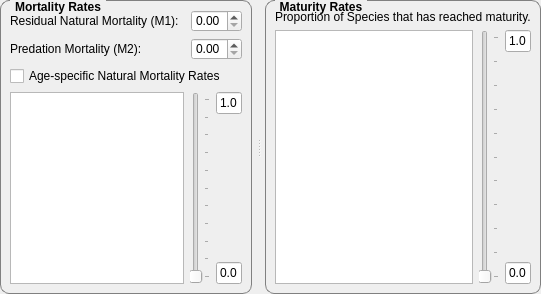
     <widget class="QSplitter" name="SSVPA_Tab4_MortalityMaturitySplitter">
      <property name="sizePolicy">
       <sizepolicy hsizetype="Expanding" vsizetype="Expanding">
        <horstretch>0</horstretch>
        <verstretch>0</verstretch>
       </sizepolicy>
      </property>
      <property name="orientation">
       <enum>Qt::Horizontal</enum>
      </property>
      <property name="handleWidth">
       <number>13</number>
      </property>
      <property name="childrenCollapsible">
       <bool>false</bool>
      </property>
      <widget class="QGroupBox" name="SSVPAMortalityRatesGB">
       <property name="sizePolicy">
        <sizepolicy hsizetype="Expanding" vsizetype="Expanding">
         <horstretch>0</horstretch>
         <verstretch>0</verstretch>
        </sizepolicy>
       </property>
       <property name="styleSheet">
        <string notr="true">

QGroupBox {
    border: 1px solid gray;
    border-radius: 9px;
    margin-top: 0.5em;
    font-weight: bold;
}

QGroupBox::title {
    subcontrol-origin: margin;
    left: 10px;
    padding: 0 3px 0 3px;
}</string>
       </property>
       <property name="title">
        <string>Mortality Rates</string>
       </property>
       <layout class="QVBoxLayout" name="verticalLayout_10">
        <item>
         <layout class="QHBoxLayout" name="horizontalLayout_6">
          <item>
           <widget class="QLabel" name="ResidualNaturalMortalityLBL">
            <property name="sizePolicy">
             <sizepolicy hsizetype="Fixed" vsizetype="Preferred">
              <horstretch>0</horstretch>
              <verstretch>0</verstretch>
             </sizepolicy>
            </property>
            <property name="minimumSize">
             <size>
              <width>175</width>
              <height>0</height>
             </size>
            </property>
            <property name="maximumSize">
             <size>
              <width>175</width>
              <height>16777215</height>
             </size>
            </property>
            <property name="text">
             <string>Residual Natural Mortality (M1):</string>
            </property>
           </widget>
          </item>
          <item>
           <widget class="QDoubleSpinBox" name="ResidualNaturalMortalityDSB">
            <property name="toolTip">
             <string>The rate of species removal due to natural causes.</string>
            </property>
            <property name="statusTip">
             <string>The rate of species removal due to natural causes.</string>
            </property>
            <property name="maximum">
             <double>1.000000000000000</double>
            </property>
            <property name="singleStep">
             <double>0.010000000000000</double>
            </property>
           </widget>
          </item>
          <item>
           <spacer name="horizontalSpacer_6">
            <property name="orientation">
             <enum>Qt::Horizontal</enum>
            </property>
            <property name="sizeType">
             <enum>QSizePolicy::Expanding</enum>
            </property>
            <property name="sizeHint" stdset="0">
             <size>
              <width>40</width>
              <height>20</height>
             </size>
            </property>
           </spacer>
          </item>
         </layout>
        </item>
        <item>
         <layout class="QHBoxLayout" name="horizontalLayout_98">
          <item>
           <widget class="QLabel" name="PredationMortalityLBL">
            <property name="sizePolicy">
             <sizepolicy hsizetype="Fixed" vsizetype="Preferred">
              <horstretch>0</horstretch>
              <verstretch>0</verstretch>
             </sizepolicy>
            </property>
            <property name="minimumSize">
             <size>
              <width>175</width>
              <height>0</height>
             </size>
            </property>
            <property name="maximumSize">
             <size>
              <width>175</width>
              <height>16777215</height>
             </size>
            </property>
            <property name="text">
             <string>Predation Mortality (M2):</string>
            </property>
           </widget>
          </item>
          <item>
           <widget class="QDoubleSpinBox" name="PredationMortalityDSB">
            <property name="toolTip">
             <string>The rate of species removal due to predators.</string>
            </property>
            <property name="statusTip">
             <string>The rate of species removal due to predators.</string>
            </property>
            <property name="maximum">
             <double>1.000000000000000</double>
            </property>
            <property name="singleStep">
             <double>0.010000000000000</double>
            </property>
           </widget>
          </item>
          <item>
           <spacer name="horizontalSpacer_7">
            <property name="orientation">
             <enum>Qt::Horizontal</enum>
            </property>
            <property name="sizeHint" stdset="0">
             <size>
              <width>40</width>
              <height>20</height>
             </size>
            </property>
           </spacer>
          </item>
         </layout>
        </item>
        <item>
         <widget class="QCheckBox" name="NaturalMortalityCB">
          <property name="sizePolicy">
           <sizepolicy hsizetype="Expanding" vsizetype="Fixed">
            <horstretch>0</horstretch>
            <verstretch>0</verstretch>
           </sizepolicy>
          </property>
          <property name="text">
           <string>Age-specific Natural Mortality Rates</string>
          </property>
         </widget>
        </item>
        <item>
         <layout class="QHBoxLayout" name="horizontalLayout_7">
          <item>
           <widget class="QTableView" name="SSVPAMortalityTV"/>
          </item>
          <item>
           <widget class="QSlider" name="NaturalMortalitySL">
            <property name="toolTip">
             <string>Modify the selected natural mortality rates.</string>
            </property>
            <property name="statusTip">
             <string>Modify the selected natural mortality rates.</string>
            </property>
            <property name="maximum">
             <number>100</number>
            </property>
            <property name="orientation">
             <enum>Qt::Vertical</enum>
            </property>
            <property name="invertedAppearance">
             <bool>false</bool>
            </property>
            <property name="invertedControls">
             <bool>false</bool>
            </property>
            <property name="tickPosition">
             <enum>QSlider::TicksBelow</enum>
            </property>
            <property name="tickInterval">
             <number>10</number>
            </property>
           </widget>
          </item>
          <item>
           <layout class="QVBoxLayout" name="verticalLayout_14">
            <item>
             <widget class="QLineEdit" name="MortalityMaxLE">
              <property name="sizePolicy">
               <sizepolicy hsizetype="Fixed" vsizetype="Fixed">
                <horstretch>0</horstretch>
                <verstretch>0</verstretch>
               </sizepolicy>
              </property>
              <property name="maximumSize">
               <size>
                <width>26</width>
                <height>25</height>
               </size>
              </property>
              <property name="toolTip">
               <string>Maximum mortality value allowed by slider.</string>
              </property>
              <property name="statusTip">
               <string>Maximum mortality value allowed by slider.</string>
              </property>
              <property name="text">
               <string>1.0</string>
              </property>
              <property name="alignment">
               <set>Qt::AlignRight|Qt::AlignTrailing|Qt::AlignVCenter</set>
              </property>
             </widget>
            </item>
            <item>
             <spacer name="verticalSpacer_3">
              <property name="orientation">
               <enum>Qt::Vertical</enum>
              </property>
              <property name="sizeHint" stdset="0">
               <size>
                <width>20</width>
                <height>40</height>
               </size>
              </property>
             </spacer>
            </item>
            <item>
             <widget class="QLineEdit" name="MortalityMinLE">
              <property name="sizePolicy">
               <sizepolicy hsizetype="Fixed" vsizetype="Fixed">
                <horstretch>0</horstretch>
                <verstretch>0</verstretch>
               </sizepolicy>
              </property>
              <property name="maximumSize">
               <size>
                <width>26</width>
                <height>25</height>
               </size>
              </property>
              <property name="toolTip">
               <string>Minimum mortality value allowed by slider.</string>
              </property>
              <property name="statusTip">
               <string>Minimum mortality value allowed by slider.</string>
              </property>
              <property name="text">
               <string>0.0</string>
              </property>
              <property name="alignment">
               <set>Qt::AlignRight|Qt::AlignTrailing|Qt::AlignVCenter</set>
              </property>
             </widget>
            </item>
           </layout>
          </item>
          <item>
           <spacer name="horizontalSpacer_8">
            <property name="orientation">
             <enum>Qt::Horizontal</enum>
            </property>
            <property name="sizeHint" stdset="0">
             <size>
              <width>40</width>
              <height>20</height>
             </size>
            </property>
           </spacer>
          </item>
         </layout>
        </item>
       </layout>
      </widget>
      <widget class="QGroupBox" name="SSVPAMaturityRatesGB">
       <property name="sizePolicy">
        <sizepolicy hsizetype="Expanding" vsizetype="Expanding">
         <horstretch>0</horstretch>
         <verstretch>0</verstretch>
        </sizepolicy>
       </property>
       <property name="styleSheet">
        <string notr="true">

QGroupBox {
    border: 1px solid gray;
    border-radius: 9px;
    margin-top: 0.5em;
    font-weight: bold;
}

QGroupBox::title {
    subcontrol-origin: margin;
    left: 10px;
    padding: 0 3px 0 3px;
}</string>
       </property>
       <property name="title">
        <string>Maturity Rates</string>
       </property>
       <layout class="QVBoxLayout" name="verticalLayout_91">
        <item>
         <layout class="QVBoxLayout" name="verticalLayout_90">
          <item>
           <widget class="QLabel" name="SSVPA_Tab4_LabelLB">
            <property name="text">
             <string>Proportion of Species that has reached maturity.</string>
            </property>
           </widget>
          </item>
          <item>
           <layout class="QHBoxLayout" name="horizontalLayout_95">
            <item>
             <widget class="QTableView" name="SSVPAMaturityTV">
              <property name="toolTip">
               <string>Proportion of Species at each Age that has reached maturity.</string>
              </property>
              <property name="statusTip">
               <string>Proportion of Species at each Age that has reached maturity.</string>
              </property>
             </widget>
            </item>
            <item>
             <widget class="QSlider" name="SSVPAMaturitySL">
              <property name="maximum">
               <number>100</number>
              </property>
              <property name="orientation">
               <enum>Qt::Vertical</enum>
              </property>
              <property name="tickPosition">
               <enum>QSlider::TicksBelow</enum>
              </property>
              <property name="tickInterval">
               <number>10</number>
              </property>
             </widget>
            </item>
            <item>
             <layout class="QVBoxLayout" name="verticalLayout_12">
              <item>
               <widget class="QLineEdit" name="SSVPAMaturityMaxLE">
                <property name="sizePolicy">
                 <sizepolicy hsizetype="Fixed" vsizetype="Fixed">
                  <horstretch>0</horstretch>
                  <verstretch>0</verstretch>
                 </sizepolicy>
                </property>
                <property name="maximumSize">
                 <size>
                  <width>26</width>
                  <height>25</height>
                 </size>
                </property>
                <property name="text">
                 <string>1.0</string>
                </property>
                <property name="alignment">
                 <set>Qt::AlignRight|Qt::AlignTrailing|Qt::AlignVCenter</set>
                </property>
                <property name="readOnly">
                 <bool>true</bool>
                </property>
               </widget>
              </item>
              <item>
               <spacer name="verticalSpacer_8">
                <property name="orientation">
                 <enum>Qt::Vertical</enum>
                </property>
                <property name="sizeType">
                 <enum>QSizePolicy::Expanding</enum>
                </property>
                <property name="sizeHint" stdset="0">
                 <size>
                  <width>20</width>
                  <height>40</height>
                 </size>
                </property>
               </spacer>
              </item>
              <item>
               <widget class="QLineEdit" name="SSVPAMaturityMinLE">
                <property name="sizePolicy">
                 <sizepolicy hsizetype="Fixed" vsizetype="Fixed">
                  <horstretch>0</horstretch>
                  <verstretch>0</verstretch>
                 </sizepolicy>
                </property>
                <property name="maximumSize">
                 <size>
                  <width>26</width>
                  <height>25</height>
                 </size>
                </property>
                <property name="text">
                 <string>0.0</string>
                </property>
                <property name="alignment">
                 <set>Qt::AlignRight|Qt::AlignTrailing|Qt::AlignVCenter</set>
                </property>
                <property name="readOnly">
                 <bool>true</bool>
                </property>
               </widget>
              </item>
             </layout>
            </item>
           </layout>
          </item>
         </layout>
        </item>
       </layout>
      </widget>
     </widget>
